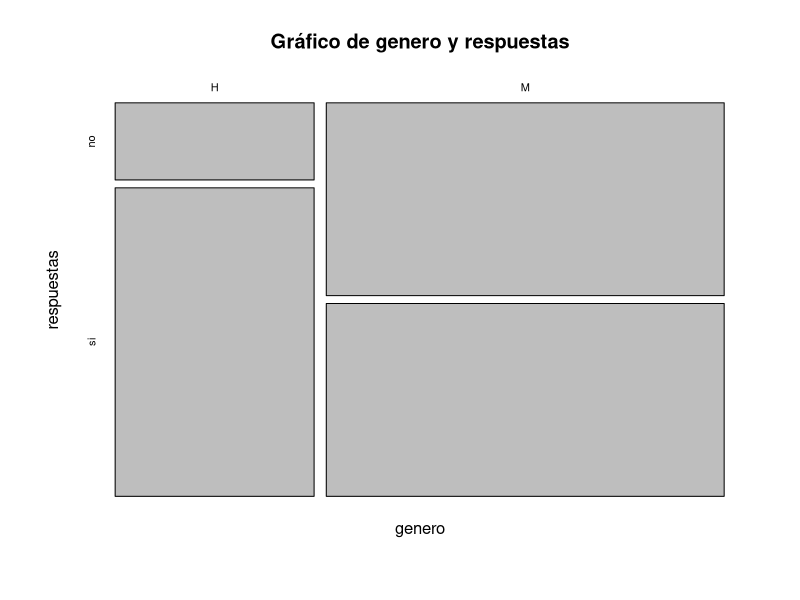
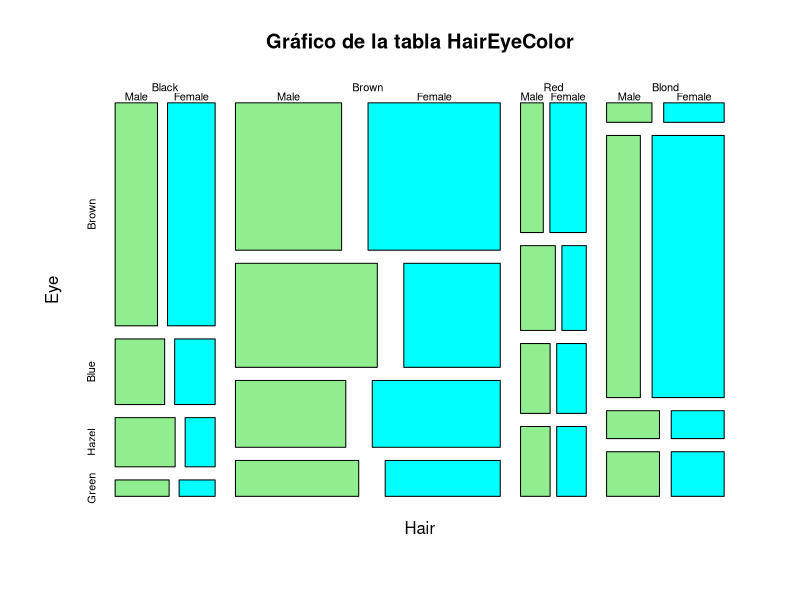

Here is the R script that generated these plots, in order:
## ---- chunk 1
genero = sample(c("H", "M"), size = 15, replace = TRUE)
respuestas = sample(c("si", "no"), size = 15, replace = T)

plot(table(genero, respuestas), main = "Gráfico de genero y respuestas")

## ---- chunk 2
plot(HairEyeColor, main = "Gráfico de la tabla HairEyeColor", col = c("light green", "cyan"))
